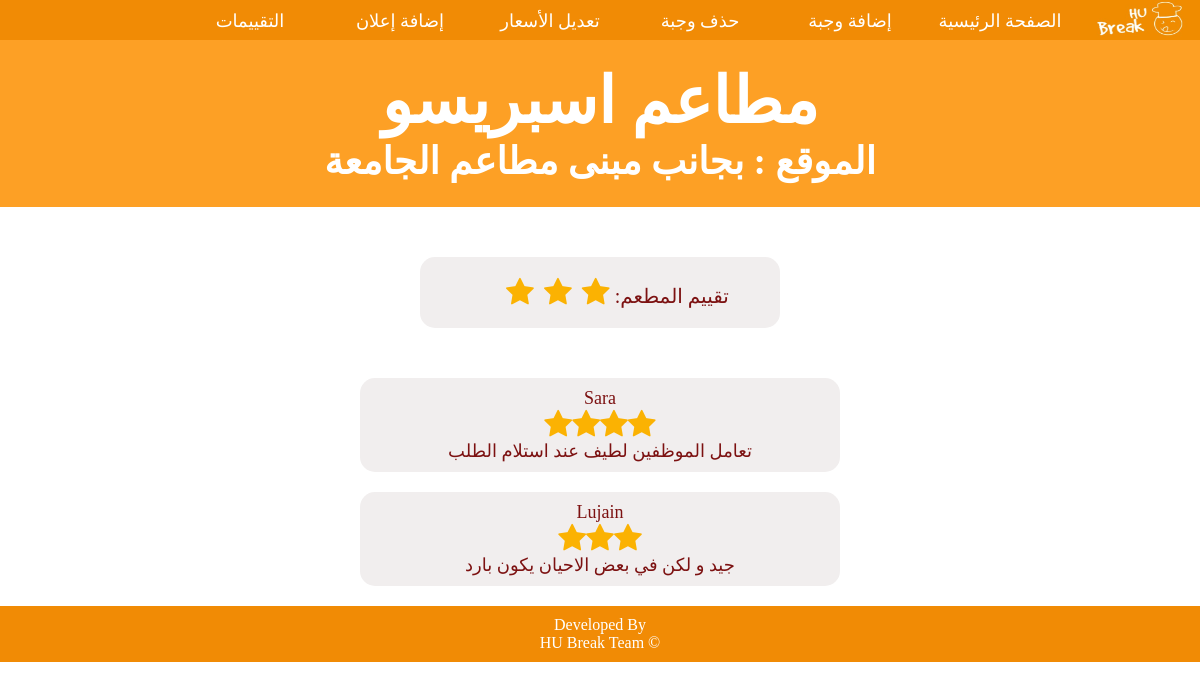
/Admin/ReviewsEspresso.php (signed in), run on the app's committed database.
### tables this page shows
CREATE TABLE `rate` (
  `ID` int(11) NOT NULL,
  `CustomerID` int(11) NOT NULL,
  `ResturantID` int(11) NOT NULL,
  `Rate` int(11) NOT NULL,
  `Comment` varchar(255) DEFAULT NULL
);

CREATE TABLE `customers` (
  `ID` int(11) NOT NULL,
  `Name` varchar(255) NOT NULL,
  `Email` varchar(255) NOT NULL,
  `Password` varchar(255) NOT NULL
);

### Admin/ReviewsEspresso.php (the view, shortened to what this page needs)
<!DOCTYPE html>
<html>
<head>
    <link rel="stylesheet" href="https://maxcdn.bootstrapcdn.com/font-awesome/4.3.0/css/font-awesome.min.css">
</head>
<body>
    <nav class="menu-bar">
        <img src="logo.jpg" class="logo">
        <ul>
            <li class="rest"><a href=" #">التقييمات</a>
            </li>
            <li class="rest"><a href=" #">إضافة إعلان</a>
            </li>
            <li class="rest"><a href=" #">تعديل الأسعار</a>
            </li>
            <li class="rest"><a href=" #">حذف وجبة</a>
            </li>
            <li class="rest"><a href=" #">إضافة وجبة</a>
            </li>
            <li><a href="Admin.php">الصفحة الرئيسية</a></li>
        </ul>
    </nav>
    <div class="intro">
        <h1>مطاعم اسبريسو</h1>
        <h3>الموقع : بجانب مبنى مطاعم الجامعة</h3>
    </div>
    <div class="total-rate">
        <?php
        if (!$database = mysqli_connect("localhost", "root", "12345678", "hubreak2_db"))
            die("Sorry, could not connect to the server.");
        extract($_POST);
        $query = "select rate from rate where ResturantID=2";
        $result = mysqli_query($database, $query);
        $total = 0;
        $count = 0;
        while ($row = mysqli_fetch_assoc($result)) {
            $total += $row['rate'];
            $count++;
        }
        $avg = $total / $count;
        if ($avg >= 1) {
            print("<input type='radio' name='s' class='rating3' disabled checked><span class='star3'></span>");
        }
        if ($avg >= 2) {
            print("<input type='radio' name='s' class='rating3' disabled checked><span class='star3'></span>");
        }
        if ($avg >= 3) {
            print("<input type='radio' name='s' class='rating3' disabled checked><span class='star3'></span>");
        }
        print("<span>:تقييم المطعم</span>");
        ?>
    </div>
    <?php
    if (!$database = mysqli_connect("localhost", "root", "12345678", "hubreak2_db"))
        die("Sorry, could not connect to the server.");
    extract($_POST);
    $query = "select Name,rate,comment from rate,customers where customers.ID=rate.customerID and resturantID=2";
    if (!$result = mysqli_query($database, $query))
        die("wrong query");
    while ($row = mysqli_fetch_row($result)) {
        $x = 0;
        print("<div class='rate'>");
        foreach ($row as $value) {
            if ($x == 1) {
                if ($value >= 1) {
                    print("<input type='radio' name='s' class='show' disabled checked><span class='star2'></span>");
                }
                if ($value >= 2) {
                    print("<input type='radio' name='s' class='show' disabled checked><span class='star2'></span>");
                }
                if ($value >= 3) {
                    print("<input type='radio' name='s' class='show' disabled checked><span class='star2'></span>");
                }
                if ($value >= 4) {
                    print("<input type='radio' name='s' class='show' disabled checked><span class='star2'></span>");
                }
                print("<br>");
            } else {
                print("<span class='text'>$value</span><br>");
            }
            $x++;
        }
        print("</div>");
    }
    ?>
    <footer>
        <p>Developed By</p>
        <p>HU Break Team &copy;</p>
    </footer>
</body>
</html>

### Admin/ReviewsEspresso.php (style rules this page uses)
* { margin: 0; padding: 0; font-family: 'Times New Roman', Times, serif; box-sizing: border-box; }
body { color: rgb(124, 17, 17); background-attachment: fixed; }
.menu-bar { background: #f18b05; text-align: right; height: 40px; margin-right: 10%; padding-right: 5px; font-size: large; }
.menu-bar ul { display: inline-flex; list-style: none; color: #fff; }
.menu-bar ul li { width: 150px; margin: 0px; padding: 10px 0px; text-align: center; }
.menu-bar ul li a { text-decoration: none; color: #fff; }
.logo { width: 10%; height: 40px; right: 0; position: absolute; }
h1, h2, h3 { text-align: center; }
footer { background: #f18b05; color: white; text-align: center; padding: 10px; }
.intro { background-color: #fda025; width: 100%; color: white; padding: 2% 0; font-size: xx-large; }
.total-rate { width: 30%; border-radius: 15px; background-color: rgb(241, 238, 238); font-size: 20px; padding: 20px; padding-left: 50px; text-align: center; margin: 50px auto; }
.star3 { font-family: FontAwesome; font-size: 30px; color: #FBB202; cursor: pointer; margin: 0; padding: 5px; }
.star3::after { content: '\f005'; }
.rate { width: 40%; height: auto; border-radius: 15px; background-color: rgb(241, 238, 238); font-size: 18px; padding: 10px; margin: 20px auto; text-align: center; }
.star2 { display: inline-block; font-family: FontAwesome; font-size: 30px; color: #FBB202; cursor: pointer; margin: 0; padding: 0; }
.star2::after { content: '\f005'; }

### data on the page
rate: CustomerID.Name "Sara", Rate 4 (drawn), Comment "تعامل الموظفين لطيف عند استلام الطلب"
rate: CustomerID.Name "Lujain", Rate 3 (drawn), Comment "جيد و لكن في بعض الاحيان يكون بارد"
